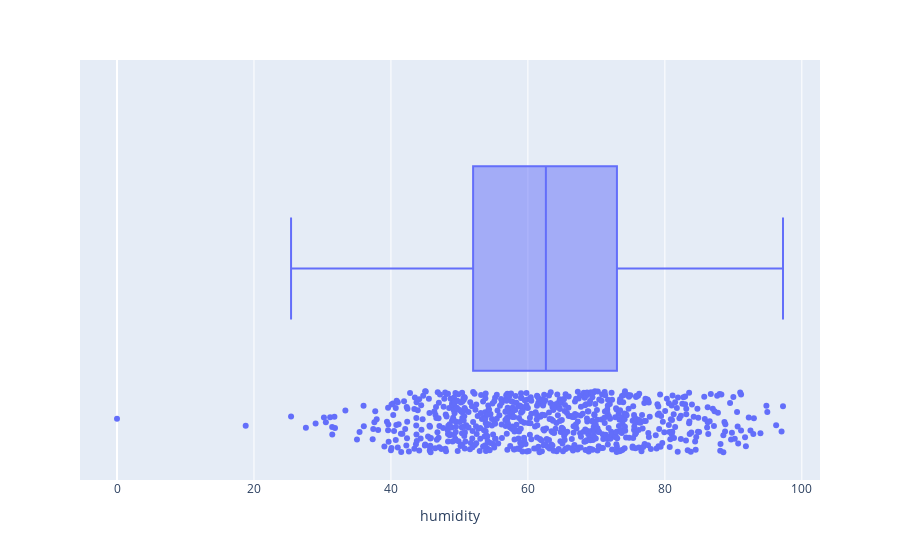

Source (notebook cell):
### Markdown cell above
#### Humidity

### Code cell
show_box_plot(data=day_df, target="humidity", points="all", horizontal=True)

### Figure 1 — Plotly figure (JSON) as saved in the notebook; plotly's stock layout.template omitted (floating-point values rounded to 4 significant figures; data arrays with more than 128 entries replaced by an {"elided": "..."} marker saying what was removed)
{"data": [{"alignmentgroup": "True", "boxpoints": "all", "hovertemplate": "humidity=%{x}<extra></extra>", "legendgroup": "", "marker": {"color": "#636efa"}, "name": "", "notched": false, "offsetgroup": "", "orientation": "h", "showlegend": false, "type": "box", "x": {"elided": "730 float values"}, "x0": " ", "xaxis": "x", "y0": " ", "yaxis": "y"}], "layout": {"boxmode": "group", "legend": {"tracegroupgap": 0}, "margin": {"t": 60}, "xaxis": {"anchor": "y", "domain": [0, 1], "title": {"text": "humidity"}}, "yaxis": {"anchor": "x", "domain": [0, 1]}}}
